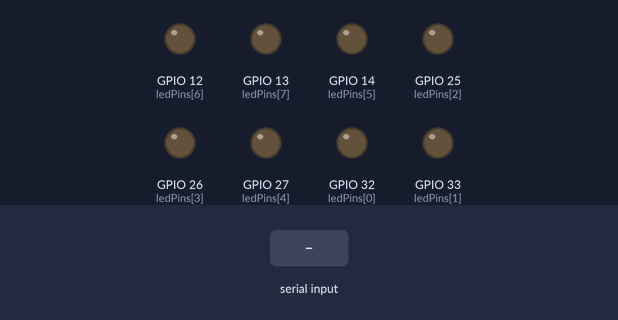
A sketch run on a simulated ESP32. Shown: output pins drawn as LEDs (lit = HIGH). Dashed ring = blinking. The inputs (shaded band) are chosen by the test bench. Nothing arrives over Bluetooth unless stated; what the sketch prints to the serial monitor is not drawn. At 4.3 s the program stops and its outputs stay as they are.

Above: at 1.2 s.
1.3 s: "90,45\n" received over the second serial link
At 2.1 s:
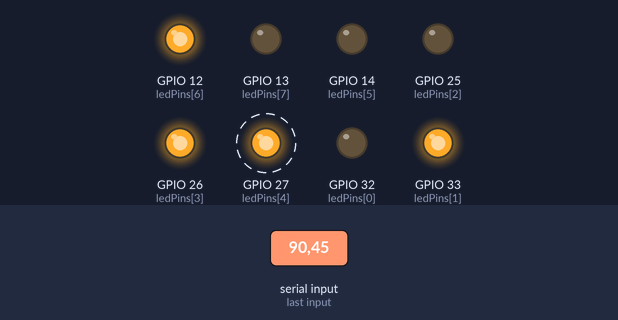
At 3.6 s:
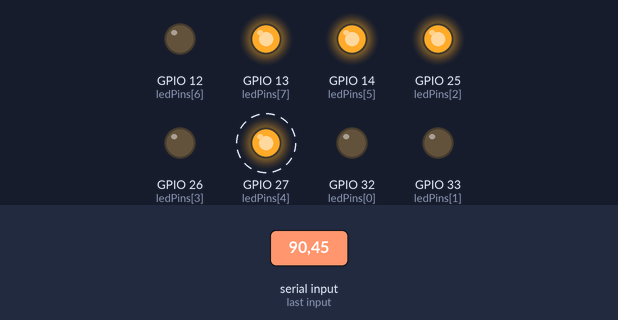
Timing chart, 0 to 5.3 s (numbered marks = the images above; inputs shaded):
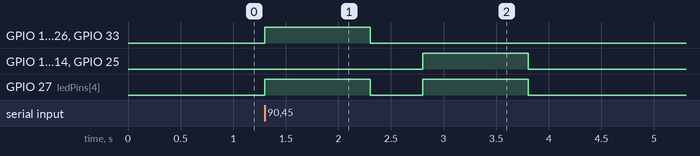

The sketch:

sketch_apr6c.ino
```cpp
#include <BluetoothSerial.h>

BluetoothSerial ESP_BT;

const int ledPins[8] = {32, 33, 25, 26, 27, 14, 12, 13};
const int LED_COUNT = 8;
const int TEAM_NUMBER = 223; // Numărul echipei

// Funcție pentru calculul șirului lui Fibonacci
int fibonacci(int n) {
  if (n <= 1)
    return n;
  else
    return fibonacci(n - 1) + fibonacci(n - 2);
}

void setup() {
  Serial.begin(115200);
  for (int i = 0; i < LED_COUNT; i++) {
    pinMode(ledPins[i], OUTPUT);
  }

  ESP_BT.begin("Echipa 223"); // Setează numele dispozitivului pentru Bluetooth

  Serial.println("Așteptare conexiune Bluetooth...");
}

void displayOnLEDs(int number, int duration) {
  for (int i = 0; i < LED_COUNT; i++) {
    digitalWrite(ledPins[i], (number >> (7 - i)) & 1);
  }
  delay(duration); // Așteaptă pentru durata specificată
  // Oprirea LED-urilor
  for (int i = 0; i < LED_COUNT; i++) {
    digitalWrite(ledPins[i], LOW);
  }
}

void loop() {
  if (ESP_BT.available()) {
    // Citirea lui X și Y
    int X = ESP_BT.parseInt(); // Citirea lui X
    int Y = ESP_BT.parseInt(); // Citirea lui Y

    // Afișare textul "OK NNN" pe Bluetooth
    ESP_BT.print("OK ");
    ESP_BT.println(TEAM_NUMBER);

    // Afișare numere X și Y pe terminalul serial
    Serial.print("Echipa=");
    Serial.print(TEAM_NUMBER);
    Serial.print("  X=");
    Serial.print(X);
    Serial.print(", Y=");
    Serial.println(Y);

    // Afișare pe LED-uri
    displayOnLEDs(X, (TEAM_NUMBER / 15) % 3 + 1 * 1000); // Durată în milisecunde
    delay(500); // Pauză de 0.5 secunde

    // Afișare numărul Y pe LED-uri
    displayOnLEDs(Y, (TEAM_NUMBER / 15) % 3 + 1 * 1000); // Durată în milisecunde
    delay(500); // Pauză de 0.5 secunde

    // Calculul și afișarea al (X+Y)-lea element al șirului lui Fibonacci
    int ZZZ = fibonacci(X + Y);
    Serial.print("ZZZ=");
    Serial.println(ZZZ);

    ESP_BT.print("ZZZ=");
    ESP_BT.println(ZZZ);

    // Așteptare pentru o nouă operație
    Serial.println("Doriți o nouă operație?  da/NU");
    while(true){
      if(Serial.available()){
        String response = Serial.readString();
        if(response == "da"){
          break;
        } else {
          for (int k = 0; k < 3; k++) {
            for (int i = 0; i < LED_COUNT; i++) {
              digitalWrite(ledPins[i], (TEAM_NUMBER >> (7 - i)) & 1);
            }
            delay(500);
            for (int i = 0; i < LED_COUNT; i++) {
              digitalWrite(ledPins[i], LOW);
            }
            delay(500);
          }
          return;
        }
      }
    }
  }
}
```

Measured:
- after the input at 1.3 s, GPIO 12 (ledPins[6]): LOW → HIGH at once, → LOW 1.0 s later; GPIO 13 (ledPins[7]): LOW → HIGH after 1.5 s, → LOW 1.0 s later
